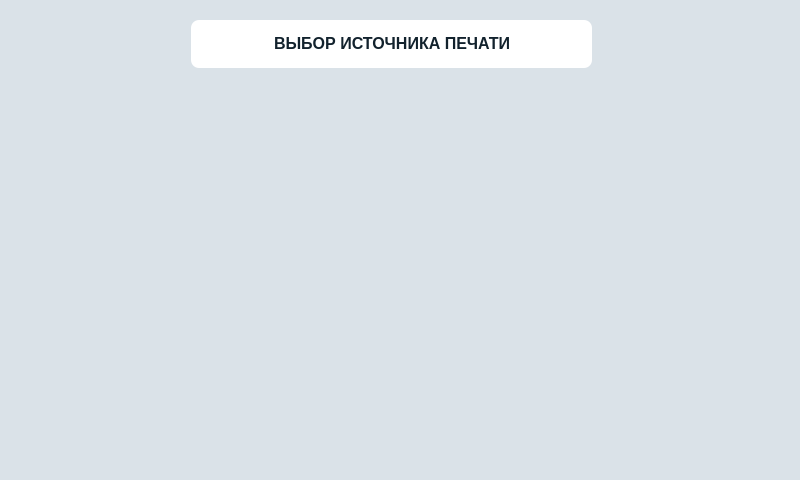
<?xml version="1.0" encoding="UTF-8"?>
<ui version="4.0">
 <class>ChoosePrintWindow</class>
 <widget class="QMainWindow" name="ChoosePrintWindow">
  <property name="geometry">
   <rect>
    <x>0</x>
    <y>0</y>
    <width>800</width>
    <height>480</height>
   </rect>
  </property>
  <property name="windowTitle">
   <string>MainWindow</string>
  </property>
  <property name="styleSheet">
   <string notr="true">background-color: rgb(218, 226, 232);</string>
  </property>
  <widget class="QWidget" name="centralwidget">
   <widget class="QFrame" name="frame">
    <property name="geometry">
     <rect>
      <x>191</x>
      <y>20</y>
      <width>401</width>
      <height>48</height>
     </rect>
    </property>
    <property name="styleSheet">
     <string notr="true">background-color: rgb(255, 255, 255);
border-radius: 8px;</string>
    </property>
    <property name="frameShape">
     <enum>QFrame::StyledPanel</enum>
    </property>
    <property name="frameShadow">
     <enum>QFrame::Raised</enum>
    </property>
    <widget class="QLabel" name="label">
     <property name="geometry">
      <rect>
       <x>83</x>
       <y>13</y>
       <width>251</width>
       <height>20</height>
      </rect>
     </property>
     <property name="styleSheet">
      <string notr="true">color: #12222D;
font-family: 'RF Dewi';
font-style: normal;
font-weight: 700;
font-size: 16px;
line-height: 120%;
text-align: center;</string>
     </property>
     <property name="text">
      <string>ВЫБОР ИСТОЧНИКА ПЕЧАТИ</string>
     </property>
    </widget>
   </widget>
   <widget class="QLabel" name="label_2">
    <property name="geometry">
     <rect>
      <x>686</x>
      <y>30</y>
      <width>94</width>
      <height>31</height>
     </rect>
    </property>
    <property name="text">
     <string/>
    </property>
    <property name="pixmap">
     <pixmap resource="res.qrc">:/res/img/logo.png</pixmap>
    </property>
    <property name="scaledContents">
     <bool>true</bool>
    </property>
   </widget>
   <widget class="QPushButton" name="backButton">
    <property name="geometry">
     <rect>
      <x>10</x>
      <y>10</y>
      <width>171</width>
      <height>71</height>
     </rect>
    </property>
    <property name="focusPolicy">
     <enum>Qt::NoFocus</enum>
    </property>
    <property name="styleSheet">
     <string notr="true">background-color: transparent;
border : 0;</string>
    </property>
    <property name="text">
     <string/>
    </property>
   </widget>
   <widget class="QLabel" name="label_16">
    <property name="enabled">
     <bool>true</bool>
    </property>
    <property name="geometry">
     <rect>
      <x>20</x>
      <y>20</y>
      <width>151</width>
      <height>48</height>
     </rect>
    </property>
    <property name="text">
     <string/>
    </property>
    <property name="pixmap">
     <pixmap resource="res.qrc">:/res/img/back.png</pixmap>
    </property>
   </widget>
   <widget class="QPushButton" name="usbButton">
    <property name="geometry">
     <rect>
      <x>150</x>
      <y>150</y>
      <width>261</width>
      <height>191</height>
     </rect>
    </property>
    <property name="focusPolicy">
     <enum>Qt::NoFocus</enum>
    </property>
    <property name="styleSheet">
     <string notr="true">background-color: transparent;
border : 0;</string>
    </property>
    <property name="text">
     <string/>
    </property>
   </widget>
   <widget class="QLabel" name="clearLabel">
    <property name="geometry">
     <rect>
      <x>140</x>
      <y>160</y>
      <width>261</width>
      <height>191</height>
     </rect>
    </property>
    <property name="text">
     <string/>
    </property>
    <property name="pixmap">
     <pixmap resource="res.qrc">:/res/img/usbButton.png</pixmap>
    </property>
   </widget>
   <widget class="QPushButton" name="accountButton">
    <property name="geometry">
     <rect>
      <x>410</x>
      <y>150</y>
      <width>261</width>
      <height>191</height>
     </rect>
    </property>
    <property name="focusPolicy">
     <enum>Qt::NoFocus</enum>
    </property>
    <property name="styleSheet">
     <string notr="true">background-color: transparent;
border : 0;</string>
    </property>
    <property name="text">
     <string/>
    </property>
   </widget>
   <widget class="QLabel" name="clearLabel_2">
    <property name="geometry">
     <rect>
      <x>400</x>
      <y>160</y>
      <width>261</width>
      <height>191</height>
     </rect>
    </property>
    <property name="text">
     <string/>
    </property>
    <property name="pixmap">
     <pixmap resource="res.qrc">:/res/img/accountButton.png</pixmap>
    </property>
   </widget>
   <widget class="QLabel" name="connectionWifi">
    <property name="geometry">
     <rect>
      <x>610</x>
      <y>20</y>
      <width>48</width>
      <height>48</height>
     </rect>
    </property>
    <property name="text">
     <string/>
    </property>
    <property name="pixmap">
     <pixmap resource="res.qrc">:/res/img/noSignal.png</pixmap>
    </property>
   </widget>
   <zorder>frame</zorder>
   <zorder>label_2</zorder>
   <zorder>label_16</zorder>
   <zorder>backButton</zorder>
   <zorder>clearLabel</zorder>
   <zorder>clearLabel_2</zorder>
   <zorder>usbButton</zorder>
   <zorder>accountButton</zorder>
   <zorder>connectionWifi</zorder>
  </widget>
 </widget>
 <resources>
  <include location="res.qrc"/>
 </resources>
 <connections/>
</ui>
